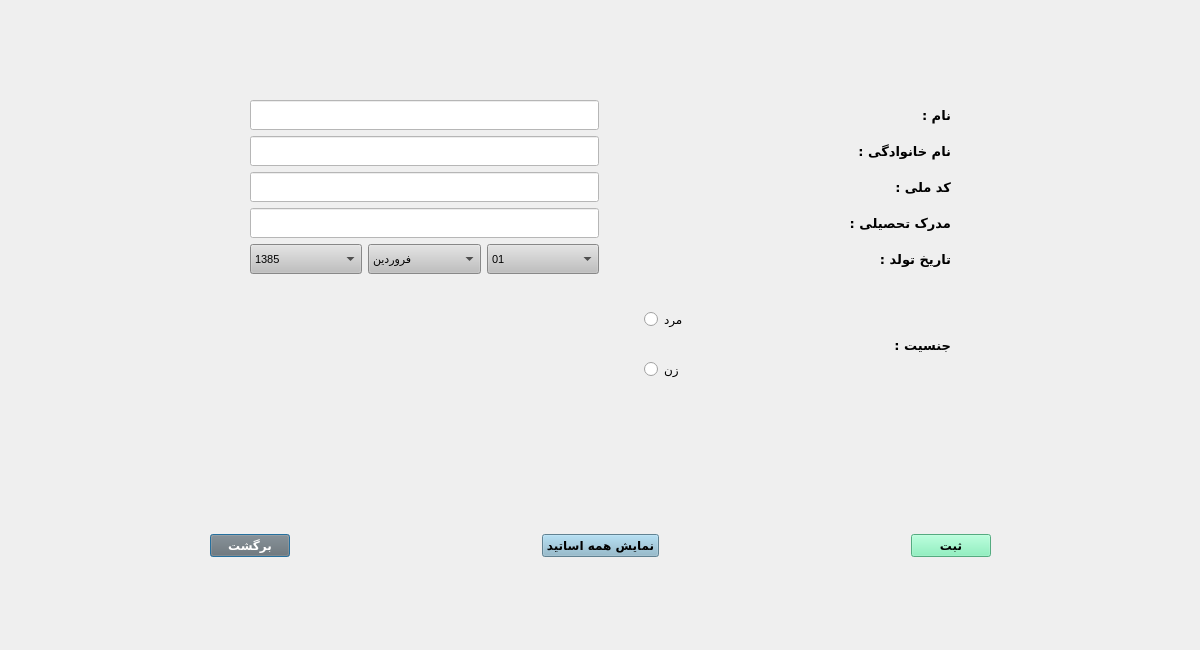
<?xml version="1.0" encoding="UTF-8"?>
<ui version="4.0">
 <class>AddTeacherDialog</class>
 <widget class="QDialog" name="AddTeacherDialog">
  <property name="geometry">
   <rect>
    <x>0</x>
    <y>0</y>
    <width>1200</width>
    <height>650</height>
   </rect>
  </property>
  <property name="windowTitle">
   <string>ثبت استاد</string>
  </property>
  <widget class="QWidget" name="layoutWidget_2">
   <property name="geometry">
    <rect>
     <x>210</x>
     <y>520</y>
     <width>781</width>
     <height>51</height>
    </rect>
   </property>
   <layout class="QHBoxLayout" name="horizontalLayout_3">
    <item>
     <widget class="QPushButton" name="pushButton_back">
      <property name="font">
       <font>
        <family>B Nazanin</family>
        <pointsize>9</pointsize>
        <weight>75</weight>
        <bold>true</bold>
       </font>
      </property>
      <property name="styleSheet">
       <string notr="true">background-color:rgb(111, 111, 111);
color:white</string>
      </property>
      <property name="text">
       <string>برگشت</string>
      </property>
     </widget>
    </item>
    <item>
     <spacer name="horizontalSpacer_7">
      <property name="orientation">
       <enum>Qt::Horizontal</enum>
      </property>
      <property name="sizeHint" stdset="0">
       <size>
        <width>40</width>
        <height>20</height>
       </size>
      </property>
     </spacer>
    </item>
    <item>
     <widget class="QPushButton" name="pushButton_showTeacher">
      <property name="font">
       <font>
        <family>B Nazanin</family>
        <pointsize>9</pointsize>
        <weight>75</weight>
        <bold>true</bold>
       </font>
      </property>
      <property name="styleSheet">
       <string notr="true">background-color:rgb(136, 182, 204)</string>
      </property>
      <property name="text">
       <string>نمایش همه اساتید</string>
      </property>
     </widget>
    </item>
    <item>
     <spacer name="horizontalSpacer_8">
      <property name="orientation">
       <enum>Qt::Horizontal</enum>
      </property>
      <property name="sizeHint" stdset="0">
       <size>
        <width>40</width>
        <height>20</height>
       </size>
      </property>
     </spacer>
    </item>
    <item>
     <widget class="QPushButton" name="pushButton_apply">
      <property name="font">
       <font>
        <family>B Nazanin</family>
        <pointsize>9</pointsize>
        <weight>75</weight>
        <bold>true</bold>
       </font>
      </property>
      <property name="styleSheet">
       <string notr="true">background-color:rgb(118, 240, 179)</string>
      </property>
      <property name="text">
       <string>ثبت</string>
      </property>
     </widget>
    </item>
   </layout>
  </widget>
  <widget class="QWidget" name="layoutWidget">
   <property name="geometry">
    <rect>
     <x>250</x>
     <y>100</y>
     <width>701</width>
     <height>311</height>
    </rect>
   </property>
   <layout class="QVBoxLayout" name="verticalLayout_5">
    <item>
     <layout class="QHBoxLayout" name="horizontalLayout_4">
      <item>
       <layout class="QVBoxLayout" name="verticalLayout_4">
        <item>
         <widget class="QLineEdit" name="lineEdit_firstName">
          <property name="minimumSize">
           <size>
            <width>0</width>
            <height>30</height>
           </size>
          </property>
          <property name="font">
           <font>
            <pointsize>9</pointsize>
           </font>
          </property>
          <property name="styleSheet">
           <string notr="true">background-color:white</string>
          </property>
         </widget>
        </item>
        <item>
         <widget class="QLineEdit" name="lineEdit_lastName">
          <property name="minimumSize">
           <size>
            <width>0</width>
            <height>30</height>
           </size>
          </property>
          <property name="font">
           <font>
            <pointsize>9</pointsize>
           </font>
          </property>
          <property name="styleSheet">
           <string notr="true">background-color:white</string>
          </property>
         </widget>
        </item>
        <item>
         <widget class="QLineEdit" name="lineEdit_nationalCode">
          <property name="minimumSize">
           <size>
            <width>0</width>
            <height>30</height>
           </size>
          </property>
          <property name="styleSheet">
           <string notr="true">background-color:white</string>
          </property>
          <property name="maxLength">
           <number>10</number>
          </property>
         </widget>
        </item>
        <item>
         <widget class="QLineEdit" name="lineEdit_degree">
          <property name="minimumSize">
           <size>
            <width>0</width>
            <height>30</height>
           </size>
          </property>
          <property name="font">
           <font>
            <pointsize>9</pointsize>
           </font>
          </property>
          <property name="styleSheet">
           <string notr="true">background-color:white</string>
          </property>
         </widget>
        </item>
        <item>
         <layout class="QHBoxLayout" name="horizontalLayout">
          <item>
           <widget class="QComboBox" name="comboBox_year">
            <property name="minimumSize">
             <size>
              <width>0</width>
              <height>30</height>
             </size>
            </property>
            <property name="font">
             <font>
              <pointsize>8</pointsize>
             </font>
            </property>
            <property name="styleSheet">
             <string notr="true">background-color: rgb(191, 191, 191)</string>
            </property>
            <property name="currentText">
             <string>1385</string>
            </property>
            <item>
             <property name="text">
              <string>1385</string>
             </property>
            </item>
            <item>
             <property name="text">
              <string>1384</string>
             </property>
            </item>
            <item>
             <property name="text">
              <string>1383</string>
             </property>
            </item>
            <item>
             <property name="text">
              <string>1382</string>
             </property>
            </item>
            <item>
             <property name="text">
              <string>1381</string>
             </property>
            </item>
            <item>
             <property name="text">
              <string>1380</string>
             </property>
            </item>
            <item>
             <property name="text">
              <string>1379</string>
             </property>
            </item>
            <item>
             <property name="text">
              <string>1378</string>
             </property>
            </item>
            <item>
             <property name="text">
              <string>1377</string>
             </property>
            </item>
            <item>
             <property name="text">
              <string>1376</string>
             </property>
            </item>
            <item>
             <property name="text">
              <string>1375</string>
             </property>
            </item>
            <item>
             <property name="text">
              <string>1374</string>
             </property>
            </item>
            <item>
             <property name="text">
              <string>1373</string>
             </property>
            </item>
            <item>
             <property name="text">
              <string>1372</string>
             </property>
            </item>
            <item>
             <property name="text">
              <string>1371</string>
             </property>
            </item>
            <item>
             <property name="text">
              <string>1370</string>
             </property>
            </item>
            <item>
             <property name="text">
              <string>1369</string>
             </property>
            </item>
            <item>
             <property name="text">
              <string>1368</string>
             </property>
            </item>
            <item>
             <property name="text">
              <string>1367</string>
             </property>
            </item>
            <item>
             <property name="text">
              <string>1366</string>
             </property>
            </item>
            <item>
             <property name="text">
              <string>1365</string>
             </property>
            </item>
            <item>
             <property name="text">
              <string>1364</string>
             </property>
            </item>
            <item>
             <property name="text">
              <string>1363</string>
             </property>
            </item>
            <item>
             <property name="text">
              <string>1362</string>
             </property>
            </item>
            <item>
             <property name="text">
              <string>1361</string>
             </property>
            </item>
            <item>
             <property name="text">
              <string>1360</string>
             </property>
            </item>
            <item>
             <property name="text">
              <string>1359</string>
             </property>
            </item>
            <item>
             <property name="text">
              <string>1358</string>
             </property>
            </item>
            <item>
             <property name="text">
              <string>1357</string>
             </property>
            </item>
            <item>
             <property name="text">
              <string>1356</string>
             </property>
            </item>
            <item>
             <property name="text">
              <string>1355</string>
             </property>
            </item>
            <item>
             <property name="text">
              <string>1354</string>
             </property>
            </item>
            <item>
             <property name="text">
              <string>1353</string>
             </property>
            </item>
            <item>
             <property name="text">
              <string>1352</string>
             </property>
            </item>
            <item>
             <property name="text">
              <string>1351</string>
             </property>
            </item>
            <item>
             <property name="text">
              <string>1350</string>
             </property>
            </item>
            <item>
             <property name="text">
              <string>1349</string>
             </property>
            </item>
            <item>
             <property name="text">
              <string>1348</string>
             </property>
            </item>
            <item>
             <property name="text">
              <string>1347</string>
             </property>
            </item>
            <item>
             <property name="text">
              <string>1346</string>
             </property>
            </item>
            <item>
             <property name="text">
              <string>1345</string>
             </property>
            </item>
            <item>
             <property name="text">
              <string>1344</string>
             </property>
            </item>
            <item>
             <property name="text">
              <string>1343</string>
             </property>
            </item>
            <item>
             <property name="text">
              <string>1342</string>
             </property>
            </item>
            <item>
             <property name="text">
              <string>1341</string>
             </property>
            </item>
            <item>
             <property name="text">
              <string>1340</string>
             </property>
            </item>
           </widget>
          </item>
          <item>
           <widget class="QComboBox" name="comboBox_month">
            <property name="minimumSize">
             <size>
              <width>0</width>
              <height>30</height>
             </size>
            </property>
            <property name="font">
             <font>
              <pointsize>8</pointsize>
             </font>
            </property>
            <property name="styleSheet">
             <string notr="true">background-color: rgb(191, 191, 191)</string>
            </property>
            <property name="currentText">
             <string>فروردین</string>
            </property>
            <item>
             <property name="text">
              <string>فروردین</string>
             </property>
            </item>
            <item>
             <property name="text">
              <string>اردیبهشت</string>
             </property>
            </item>
            <item>
             <property name="text">
              <string>خرداد</string>
             </property>
            </item>
            <item>
             <property name="text">
              <string>تیر</string>
             </property>
            </item>
            <item>
             <property name="text">
              <string>مرداد</string>
             </property>
            </item>
            <item>
             <property name="text">
              <string>شهریور</string>
             </property>
            </item>
            <item>
             <property name="text">
              <string>مهر</string>
             </property>
            </item>
            <item>
             <property name="text">
              <string>آبان</string>
             </property>
            </item>
            <item>
             <property name="text">
              <string>آذر</string>
             </property>
            </item>
            <item>
             <property name="text">
              <string>دی</string>
             </property>
            </item>
            <item>
             <property name="text">
              <string>بهمن</string>
             </property>
            </item>
            <item>
             <property name="text">
              <string>اسفند</string>
             </property>
            </item>
           </widget>
          </item>
          <item>
           <widget class="QComboBox" name="comboBox_day">
            <property name="minimumSize">
             <size>
              <width>0</width>
              <height>30</height>
             </size>
            </property>
            <property name="font">
             <font>
              <pointsize>8</pointsize>
             </font>
            </property>
            <property name="styleSheet">
             <string notr="true">background-color: rgb(191, 191, 191)</string>
            </property>
            <property name="currentText">
             <string>01</string>
            </property>
            <item>
             <property name="text">
              <string>01</string>
             </property>
            </item>
            <item>
             <property name="text">
              <string>02</string>
             </property>
            </item>
            <item>
             <property name="text">
              <string>03</string>
             </property>
            </item>
            <item>
             <property name="text">
              <string>04</string>
             </property>
            </item>
            <item>
             <property name="text">
              <string>05</string>
             </property>
            </item>
            <item>
             <property name="text">
              <string>06</string>
             </property>
            </item>
            <item>
             <property name="text">
              <string>07</string>
             </property>
            </item>
            <item>
             <property name="text">
              <string>08</string>
             </property>
            </item>
            <item>
             <property name="text">
              <string>09</string>
             </property>
            </item>
            <item>
             <property name="text">
              <string>10</string>
             </property>
            </item>
            <item>
             <property name="text">
              <string>11</string>
             </property>
            </item>
            <item>
             <property name="text">
              <string>12</string>
             </property>
            </item>
            <item>
             <property name="text">
              <string>13</string>
             </property>
            </item>
            <item>
             <property name="text">
              <string>14</string>
             </property>
            </item>
            <item>
             <property name="text">
              <string>15</string>
             </property>
            </item>
            <item>
             <property name="text">
              <string>16</string>
             </property>
            </item>
            <item>
             <property name="text">
              <string>17</string>
             </property>
            </item>
            <item>
             <property name="text">
              <string>18</string>
             </property>
            </item>
            <item>
             <property name="text">
              <string>19</string>
             </property>
            </item>
            <item>
             <property name="text">
              <string>20</string>
             </property>
            </item>
            <item>
             <property name="text">
              <string>21</string>
             </property>
            </item>
            <item>
             <property name="text">
              <string>22</string>
             </property>
            </item>
            <item>
             <property name="text">
              <string>23</string>
             </property>
            </item>
            <item>
             <property name="text">
              <string>24</string>
             </property>
            </item>
            <item>
             <property name="text">
              <string>25</string>
             </property>
            </item>
            <item>
             <property name="text">
              <string>26</string>
             </property>
            </item>
            <item>
             <property name="text">
              <string>27</string>
             </property>
            </item>
            <item>
             <property name="text">
              <string>28</string>
             </property>
            </item>
            <item>
             <property name="text">
              <string>29</string>
             </property>
            </item>
            <item>
             <property name="text">
              <string>30</string>
             </property>
            </item>
            <item>
             <property name="text">
              <string>31</string>
             </property>
            </item>
           </widget>
          </item>
         </layout>
        </item>
       </layout>
      </item>
      <item>
       <layout class="QVBoxLayout" name="verticalLayout_3">
        <item>
         <spacer name="horizontalSpacer">
          <property name="orientation">
           <enum>Qt::Horizontal</enum>
          </property>
          <property name="sizeType">
           <enum>QSizePolicy::Minimum</enum>
          </property>
          <property name="sizeHint" stdset="0">
           <size>
            <width>244</width>
            <height>20</height>
           </size>
          </property>
         </spacer>
        </item>
        <item>
         <spacer name="horizontalSpacer_2">
          <property name="orientation">
           <enum>Qt::Horizontal</enum>
          </property>
          <property name="sizeType">
           <enum>QSizePolicy::Minimum</enum>
          </property>
          <property name="sizeHint" stdset="0">
           <size>
            <width>187</width>
            <height>20</height>
           </size>
          </property>
         </spacer>
        </item>
        <item>
         <spacer name="horizontalSpacer_3">
          <property name="orientation">
           <enum>Qt::Horizontal</enum>
          </property>
          <property name="sizeType">
           <enum>QSizePolicy::Minimum</enum>
          </property>
          <property name="sizeHint" stdset="0">
           <size>
            <width>217</width>
            <height>20</height>
           </size>
          </property>
         </spacer>
        </item>
        <item>
         <spacer name="horizontalSpacer_4">
          <property name="orientation">
           <enum>Qt::Horizontal</enum>
          </property>
          <property name="sizeType">
           <enum>QSizePolicy::Minimum</enum>
          </property>
          <property name="sizeHint" stdset="0">
           <size>
            <width>172</width>
            <height>20</height>
           </size>
          </property>
         </spacer>
        </item>
        <item>
         <spacer name="horizontalSpacer_6">
          <property name="orientation">
           <enum>Qt::Horizontal</enum>
          </property>
          <property name="sizeType">
           <enum>QSizePolicy::Minimum</enum>
          </property>
          <property name="sizeHint" stdset="0">
           <size>
            <width>200</width>
            <height>20</height>
           </size>
          </property>
         </spacer>
        </item>
       </layout>
      </item>
      <item>
       <layout class="QVBoxLayout" name="verticalLayout_2">
        <item>
         <widget class="QLabel" name="label">
          <property name="font">
           <font>
            <family>B Koodak</family>
            <pointsize>10</pointsize>
            <weight>75</weight>
            <bold>true</bold>
           </font>
          </property>
          <property name="text">
           <string>نام :</string>
          </property>
         </widget>
        </item>
        <item>
         <widget class="QLabel" name="label_2">
          <property name="font">
           <font>
            <family>B Koodak</family>
            <pointsize>10</pointsize>
            <weight>75</weight>
            <bold>true</bold>
           </font>
          </property>
          <property name="text">
           <string>نام خانوادگی :</string>
          </property>
         </widget>
        </item>
        <item>
         <widget class="QLabel" name="label_3">
          <property name="font">
           <font>
            <family>B Koodak</family>
            <pointsize>10</pointsize>
            <weight>75</weight>
            <bold>true</bold>
           </font>
          </property>
          <property name="text">
           <string>کد ملی :</string>
          </property>
         </widget>
        </item>
        <item>
         <widget class="QLabel" name="label_4">
          <property name="font">
           <font>
            <family>B Koodak</family>
            <pointsize>10</pointsize>
            <weight>75</weight>
            <bold>true</bold>
           </font>
          </property>
          <property name="text">
           <string>مدرک تحصیلی :</string>
          </property>
         </widget>
        </item>
        <item>
         <widget class="QLabel" name="label_5">
          <property name="font">
           <font>
            <family>B Koodak</family>
            <pointsize>10</pointsize>
            <weight>75</weight>
            <bold>true</bold>
           </font>
          </property>
          <property name="text">
           <string>تاریخ تولد :</string>
          </property>
         </widget>
        </item>
       </layout>
      </item>
     </layout>
    </item>
    <item>
     <layout class="QHBoxLayout" name="horizontalLayout_2">
      <item>
       <spacer name="horizontalSpacer_9">
        <property name="orientation">
         <enum>Qt::Horizontal</enum>
        </property>
        <property name="sizeHint" stdset="0">
         <size>
          <width>40</width>
          <height>20</height>
         </size>
        </property>
       </spacer>
      </item>
      <item>
       <layout class="QVBoxLayout" name="verticalLayout">
        <property name="spacing">
         <number>0</number>
        </property>
        <item>
         <widget class="QRadioButton" name="radioButton_male">
          <property name="font">
           <font>
            <family>B Koodak</family>
            <pointsize>9</pointsize>
           </font>
          </property>
          <property name="text">
           <string>مرد</string>
          </property>
         </widget>
        </item>
        <item>
         <widget class="QRadioButton" name="radioButton_female">
          <property name="font">
           <font>
            <family>B Koodak</family>
            <pointsize>9</pointsize>
           </font>
          </property>
          <property name="text">
           <string>زن</string>
          </property>
         </widget>
        </item>
       </layout>
      </item>
      <item>
       <spacer name="horizontalSpacer_5">
        <property name="orientation">
         <enum>Qt::Horizontal</enum>
        </property>
        <property name="sizeType">
         <enum>QSizePolicy::Minimum</enum>
        </property>
        <property name="sizeHint" stdset="0">
         <size>
          <width>200</width>
          <height>20</height>
         </size>
        </property>
       </spacer>
      </item>
      <item>
       <widget class="QLabel" name="label_6">
        <property name="font">
         <font>
          <family>B Koodak</family>
          <pointsize>10</pointsize>
          <weight>75</weight>
          <bold>true</bold>
         </font>
        </property>
        <property name="text">
         <string>جنسیت :</string>
        </property>
       </widget>
      </item>
     </layout>
    </item>
   </layout>
  </widget>
 </widget>
 <resources/>
 <connections>
  <connection>
   <sender>pushButton_back</sender>
   <signal>clicked()</signal>
   <receiver>AddTeacherDialog</receiver>
   <slot>close()</slot>
   <hints>
    <hint type="sourcelabel">
     <x>262</x>
     <y>542</y>
    </hint>
    <hint type="destinationlabel">
     <x>153</x>
     <y>477</y>
    </hint>
   </hints>
  </connection>
 </connections>
</ui>
